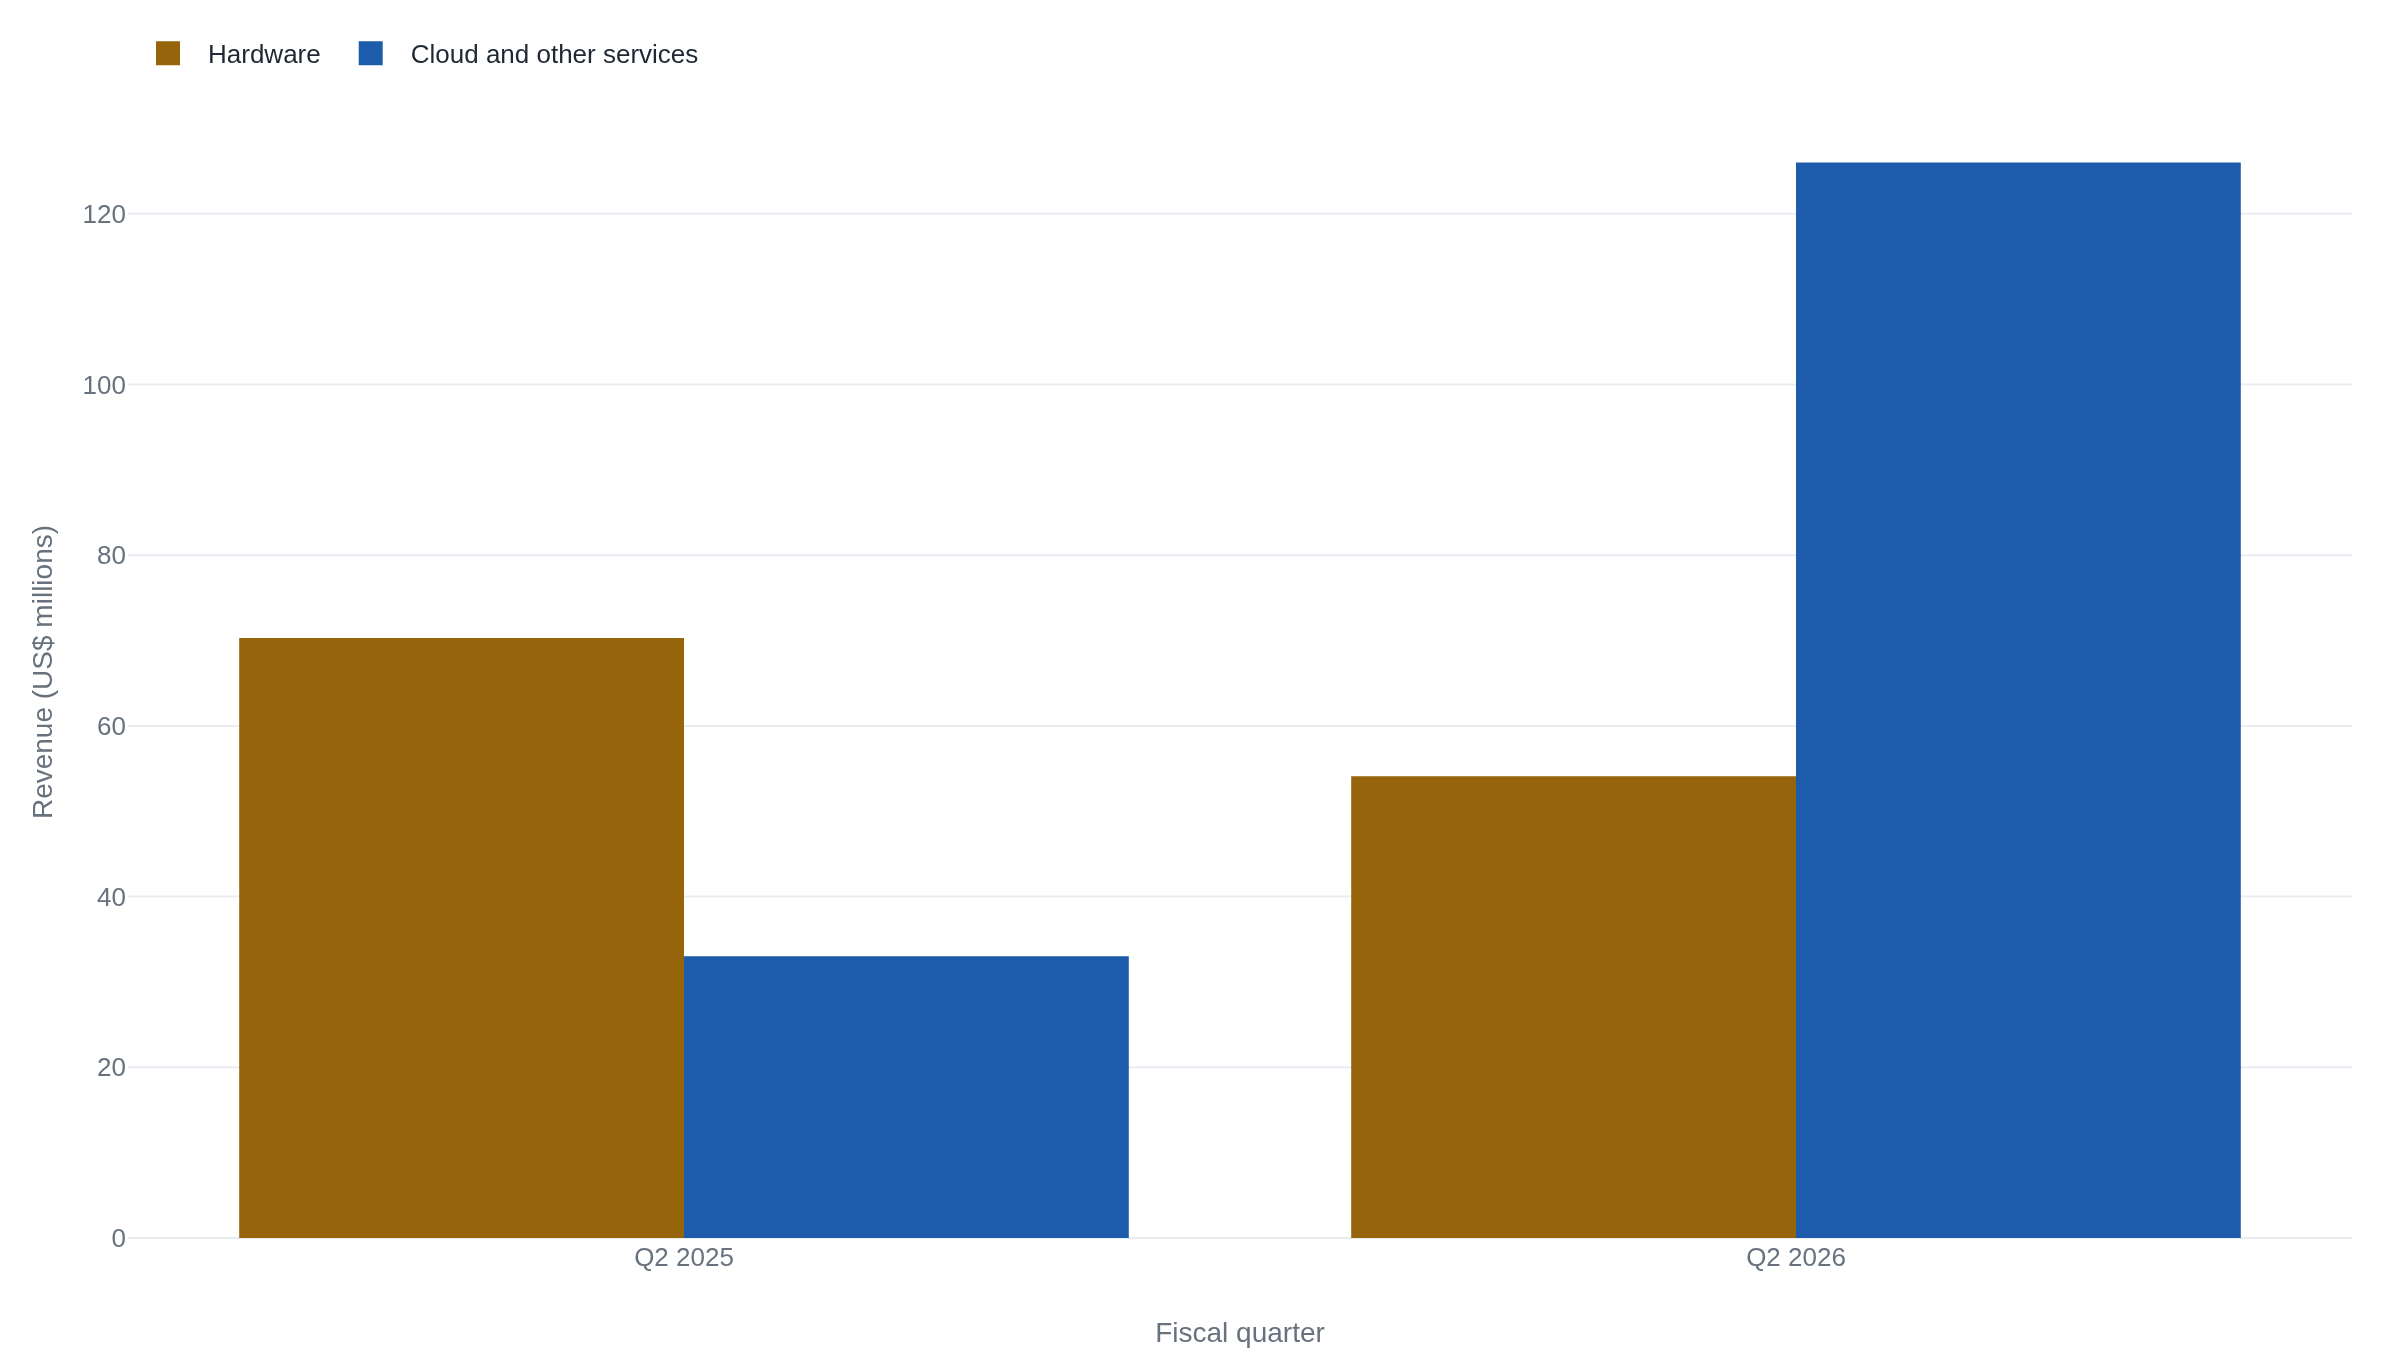

Source code (Python):
import plotly.graph_objects as go

# Cerebras GAAP revenue by category, Q2 2025 vs Q2 2026, US$ millions.
# Source: Cerebras Form 10-Q for the quarter ended June 30, 2026, Note 3
# (Revenue). Hardware fell 23% year over year; Cloud and other services
# rose 281% year over year.
quarters = ["Q2 2025", "Q2 2026"]
hardware = [70.3, 54.1]
cloud = [33.0, 126.0]

fig = go.Figure()
fig.add_trace(go.Bar(name="Hardware", x=quarters, y=hardware))
fig.add_trace(go.Bar(name="Cloud and other services", x=quarters, y=cloud))
fig.update_layout(
    barmode="group",
    yaxis_title="Revenue (US$ millions)",
    xaxis_title="Fiscal quarter",
)
fig.update_yaxes(rangemode="tozero")
